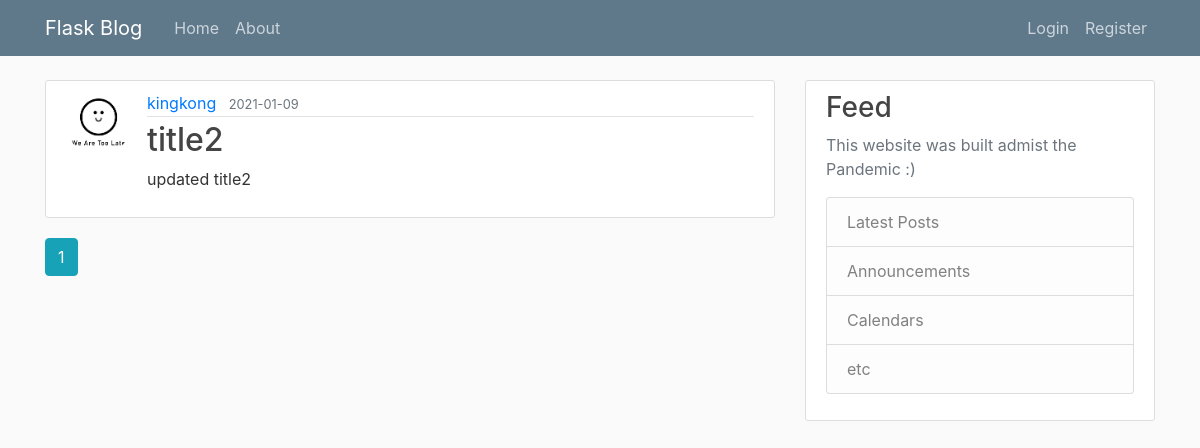
Page /home on the earlier database version.
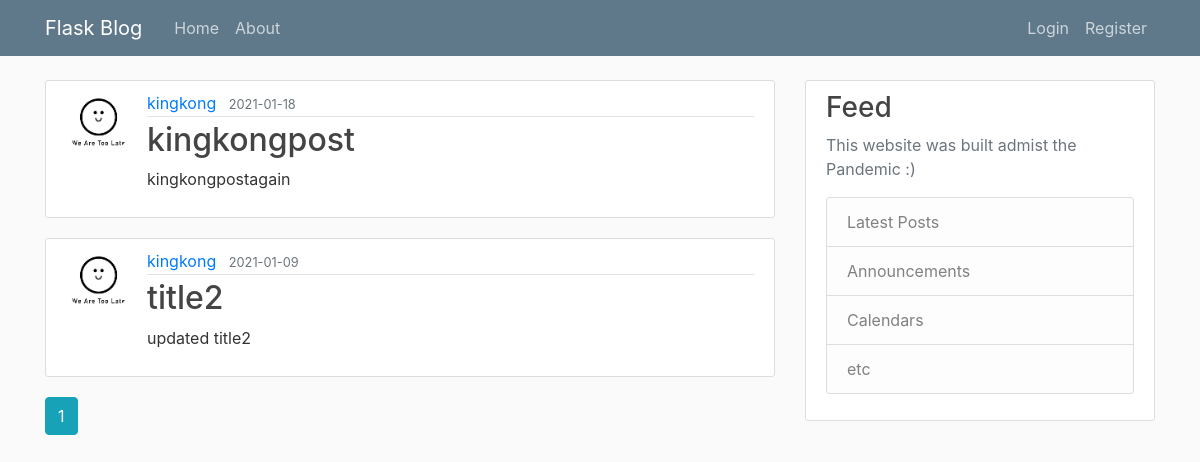
Same page on the later database version.
### flaskapp/db_models.py (models this page shows, shortened)
class Post(db.Model):
    id = db.Column(db.Integer, primary_key = True)
    title = db.Column(db.String(100), nullable = False)
    date_posted = db.Column(db.DateTime(), nullable = False, default=datetime.utcnow)
    content = db.Column(db.Text, nullable = False)
    user_id = db.Column(db.Integer, db.ForeignKey('user.id')) #user here is the class User - User.id

class User(db.Model, UserMixin):
    id = db.Column(db.Integer, primary_key = True)
    username = db.Column(db.String(17), unique = True, nullable = False)
    email = db.Column(db.String(100), unique = True, nullable = False)
    image_file = db.Column(db.String(20), nullable = False, default = 'default.jpg')
    password = db.Column(db.String(60), nullable = False)
    posts = db.relationship('Post', backref='author', lazy = True) #Post here is the class Post

### flaskapp/routes.py (the view)
@app.route("/")
@app.route("/home")
def home():
    page = request.args.get('page',1,type=int)
    posts = Post.query.order_by(Post.date_posted.desc()).paginate(page = page, per_page=7)
    return render_template('home.html', posts=posts)

### flaskapp/templates/home.html
{% extends "layout.html" %}
{% block content %}
    {% for post in posts.items %}
        <article class="media content-section">
          <img class = "rounded-circle article-img" src="{{url_for('static',filename='profilepics/'+post.author.image_file)}}">
          <div class="media-body">
            <div class="article-metadata">
              <a class="mr-2" href="{{url_for('user_posts',username=post.author.username)}}">{{ post.author.username }}</a>
              <small class="text-muted">{{ post.date_posted.strftime('%Y-%m-%d') }}</small>
            </div>
            <h2><a class="article-title" href="{{url_for('post', post_id = post.id)}}">{{ post.title }}</a></h2>
            <p class="article-content">{{ post.content }}</p>
          </div>
        </article>
    {% endfor %}
    {% for page_num in posts.iter_pages(left_edge=1, right_edge=1, left_current=1, right_current=2) %}
      {% if page_num %}
        {% if posts.page == page_num %}
          <a class ="btn btn-info mb-4" href = "{{ url_for('home', page=page_num) }}" > {{page_num}}</a>
        {% else %}
          <a class ="btn btn-outline-info mb-4" href = "{{ url_for('home', page=page_num) }}" > {{page_num}}</a>
        {% endif %}
      {% else %}
        ...
      {% endif %}
    {% endfor %}
{% endblock content %}

### flaskapp/templates/layout.html (shortened to what this page needs)
<!DOCTYPE html>
<html>
<head>
    <link rel="stylesheet" href="https://maxcdn.bootstrapcdn.com/bootstrap/4.0.0/css/bootstrap.min.css">
    <link rel="stylesheet" type="text/css" href="{{ url_for('static', filename='main.css') }}">
</head>
<body>
    <header class="site-header">
      <nav class="navbar navbar-expand-md navbar-dark bg-steel fixed-top">
        <div class="container">
          <a class="navbar-brand mr-4" href="/">Flask Blog</a>
          <div class="collapse navbar-collapse" id="navbarToggle">
            <div class="navbar-nav mr-auto">
              <a class="nav-item nav-link" href="{{ url_for('home') }}">Home</a>
              <a class="nav-item nav-link" href="{{ url_for('about') }}">About</a>
            </div>
            <div class="navbar-nav">
              {% if current_user.is_authenticated %}
                <a class="nav-item nav-link" href="{{ url_for('createpost') }}">New Post</a>
                <a class="nav-item nav-link" href="{{ url_for('account') }}">Account</a>
                <a class="nav-item nav-link" href="{{ url_for('logout') }}">Logout</a>
              {% else %}
                <a class="nav-item nav-link" href="{{ url_for('signin') }}">Login</a>
                <a class="nav-item nav-link" href="{{ url_for('register') }}">Register</a>
              {% endif %}
            </div>
          </div>
        </div>
      </nav>
    </header>
    <main role="main" class="container">
      <div class="row">
        <div class="col-md-8">
          {% block content %}{% endblock %}
        </div>
        <div class="col-md-4">
          <div class="content-section">
            <h3>Feed</h3>
            <p class='text-muted'>This website was built admist the Pandemic :)
              <ul class="list-group">
                <li class="list-group-item list-group-item-light">Latest Posts</li>
                <li class="list-group-item list-group-item-light">Announcements</li>
                <li class="list-group-item list-group-item-light">Calendars</li>
                <li class="list-group-item list-group-item-light">etc</li>
              </ul>
            </p>
          </div>
        </div>
      </div>
    </main>
</body>
</html>

### flaskapp/static/main.css (style rules this page uses)
body { background: #fafafa; color: #333333; margin-top: 5rem; }
h1, h2, h3, h4, h5, h6 { color: #444444; }
.bg-steel { background-color: #5f788a; }
.site-header .navbar-nav .nav-link { color: #cbd5db; }
.content-section { background: #ffffff; padding: 10px 20px; border: 1px solid #dddddd; border-radius: 3px; margin-bottom: 20px; }
.article-title { color: #444444; }
.article-content { white-space: pre-line; }
.article-img { height: 65px; width: 65px; margin-right: 16px; }
.article-metadata { padding-bottom: 1px; margin-bottom: 4px; border-bottom: 1px solid #e3e3e3 }

Differences in the rows shown:
added Post: image_file (placeholder picture), author.username "kingkong", date_posted "2021-01-18", title "kingkongpost", content "kingkongpostagain"
